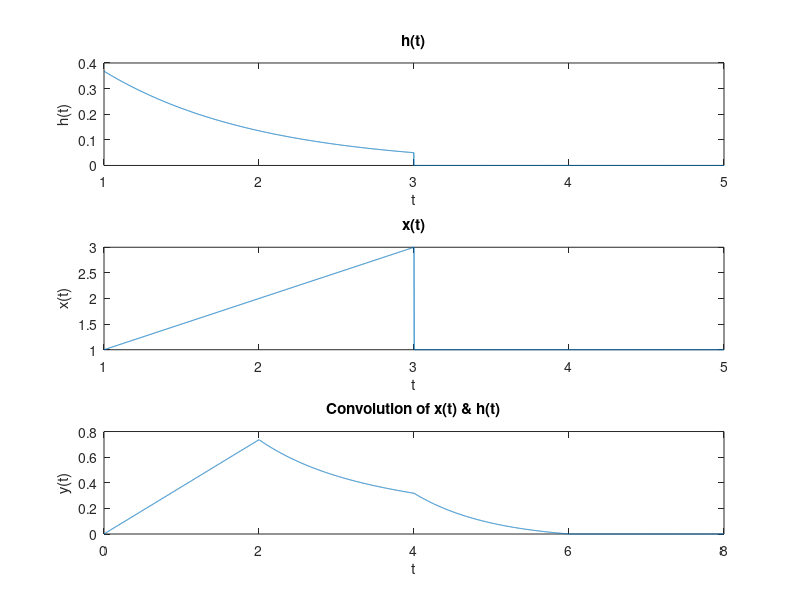

The MATLAB source for this figure:
#assigment_3_problem_1
#steps
steps = 0.001;

#defining time
t = 1:steps:5;
#defining impulse response
h = exp(-t) .* ((t>=1)-(t>=3))
subplot(3,1,1)
plot(t,h);
title("h(t)");
xlabel("t");
ylabel("h(t)");

# defining input single 
x = (t .* ( t >= 1 & t <= 3)) +(1 .* ( t > 3 & t <= 5));
subplot(3,1,2)
plot(t,x);
title("x(t)");
xlabel("t")
ylabel("x(t)")


#output
y = conv(x,h).*steps;
ty = 0:steps:8;
subplot(3,1,3)
plot(ty, y);
title("Convolution of x(t) & h(t)");
xlabel("t");
ylabel("y(t)");
